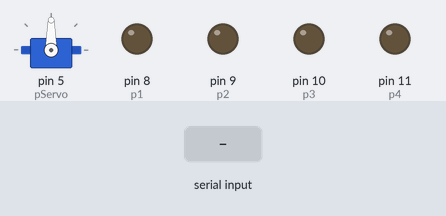
Bench run of a sketch on a simulated Arduino Uno, built with avr-gcc and run on an emulated ATmega328P. Parts: servo, output pins drawn as LEDs (lit = HIGH). Inputs (shaded band) come from the test bench.

Above: at 1.2 s.
1.3 s: "90,45\n" received over Serial
At 1.52 s:
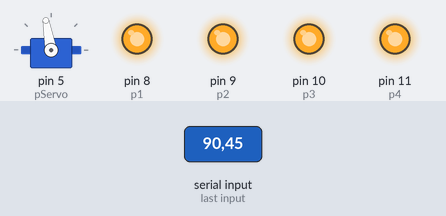
At 3.0 s:
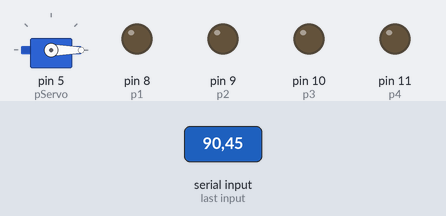
Timing chart, 0 to 4.5 s (numbered marks = the images above; inputs shaded):
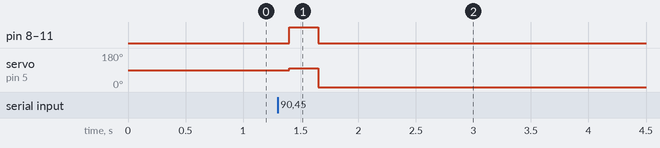

The sketch:

sketch_may10a.cpp.ino
```cpp
#include <Servo.h>

int p1 = 8;
int p2 = 9;
int p3 = 10;
int p4 = 11;

int pServo = 5;
bool wasOn = false;

Servo servo;

void setup() {
  pinMode(p1, OUTPUT);
  pinMode(p2, OUTPUT);
  pinMode(p3, OUTPUT);
  pinMode(p4, OUTPUT);

  servo.attach(pServo);
  digitalWrite(pServo, 0);

  Serial.begin(9600);
  Serial.setTimeout(50);
}

void loop() {

    if(Serial.available() > 0) {
        int led = Serial.parseInt();

        digitalWrite(p1, LOW);
        digitalWrite(p2, LOW);
        digitalWrite(p3, LOW);
        digitalWrite(p4, LOW);

        if (led > 0) {
          digitalWrite(p1, HIGH);
        }
        if (led > 1) {
          digitalWrite(p2, HIGH);
        }
        if (led > 2) {
          digitalWrite(p3, HIGH);
        }
        if (led > 3) {
          digitalWrite(p4, HIGH);
        }

        if (led > 0) {
          servo.write(100);
          wasOn = true;
        } else {
          servo.write(0);
          wasOn = false;
        }
    }

    delay(100);
}
```

Measured:
- after the input at 1.3 s, pin 8 (p1), pin 9 (p2), pin 10 (p3), pin 11 (p4): LOW → HIGH after 0.10 s, → LOW 0.25 s later; servo on pin 5 (pServo): 90° → 100° after 0.10 s, → 0° 0.25 s later
